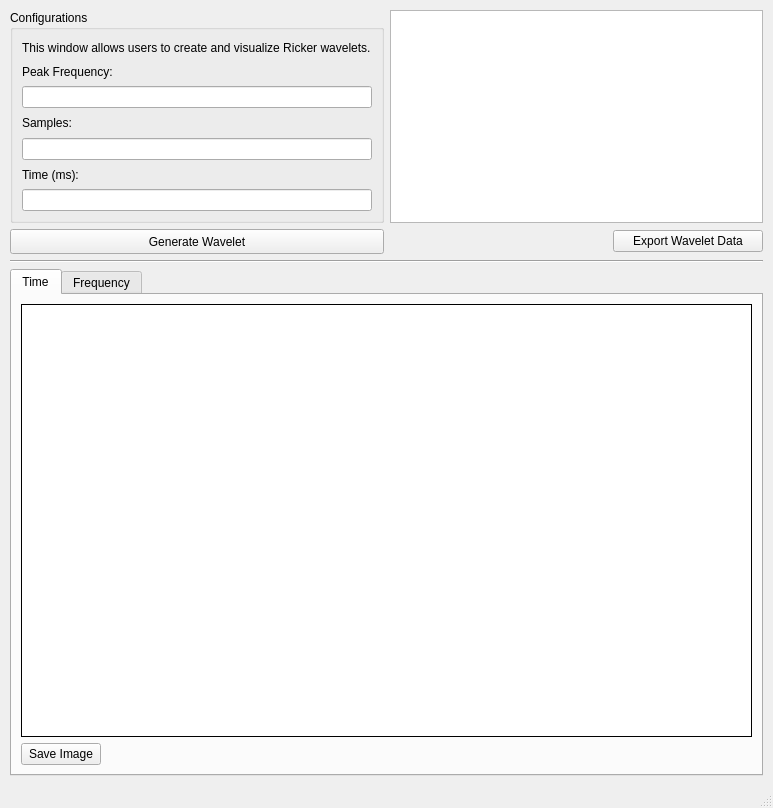
<?xml version="1.0" encoding="UTF-8"?>
<ui version="4.0">
 <class>MainWindow</class>
 <widget class="QMainWindow" name="MainWindow">
  <property name="geometry">
   <rect>
    <x>0</x>
    <y>0</y>
    <width>773</width>
    <height>808</height>
   </rect>
  </property>
  <property name="windowTitle">
   <string>MainWindow</string>
  </property>
  <widget class="QWidget" name="centralwidget">
   <layout class="QGridLayout" name="gridLayout">
    <property name="leftMargin">
     <number>10</number>
    </property>
    <property name="topMargin">
     <number>10</number>
    </property>
    <property name="rightMargin">
     <number>10</number>
    </property>
    <property name="bottomMargin">
     <number>10</number>
    </property>
    <item row="2" column="0">
     <layout class="QGridLayout" name="gridLayout_2">
      <property name="topMargin">
       <number>0</number>
      </property>
      <item row="0" column="0">
       <widget class="QTabWidget" name="tabWidget">
        <property name="currentIndex">
         <number>0</number>
        </property>
        <widget class="QWidget" name="tab">
         <attribute name="title">
          <string>Time</string>
         </attribute>
         <layout class="QGridLayout" name="gridLayout_4">
          <item row="0" column="0">
           <widget class="QWidget" name="srgTimePlot" native="true">
            <property name="styleSheet">
             <string notr="true">QWidget {border: 1px solid #000; background: white}</string>
            </property>
           </widget>
          </item>
          <item row="1" column="0" alignment="Qt::AlignLeft">
           <widget class="QPushButton" name="srgSaveImagePushButton">
            <property name="text">
             <string>Save Image</string>
            </property>
           </widget>
          </item>
         </layout>
        </widget>
        <widget class="QWidget" name="tab_2">
         <attribute name="title">
          <string>Frequency</string>
         </attribute>
         <layout class="QGridLayout" name="gridLayout_5">
          <item row="0" column="0">
           <widget class="QWidget" name="srgFrequencyPlot" native="true">
            <property name="styleSheet">
             <string notr="true">QWidget {border: 1px solid #000; background: white}</string>
            </property>
           </widget>
          </item>
         </layout>
        </widget>
       </widget>
      </item>
     </layout>
    </item>
    <item row="0" column="0">
     <layout class="QGridLayout" name="gridLayout_3">
      <property name="topMargin">
       <number>0</number>
      </property>
      <item row="4" column="0">
       <widget class="QPushButton" name="srgGenerateWaveletPushButton">
        <property name="minimumSize">
         <size>
          <width>270</width>
          <height>25</height>
         </size>
        </property>
        <property name="text">
         <string>Generate Wavelet</string>
        </property>
       </widget>
      </item>
      <item row="0" column="1" rowspan="3">
       <widget class="QTableWidget" name="srgTableDataViewer"/>
      </item>
      <item row="4" column="1" alignment="Qt::AlignRight">
       <widget class="QPushButton" name="srgExportWaveletPushButton">
        <property name="minimumSize">
         <size>
          <width>150</width>
          <height>0</height>
         </size>
        </property>
        <property name="text">
         <string>Export Wavelet Data</string>
        </property>
        <property name="default">
         <bool>false</bool>
        </property>
        <property name="flat">
         <bool>false</bool>
        </property>
       </widget>
      </item>
      <item row="0" column="0" rowspan="3">
       <widget class="QGroupBox" name="groupBox">
        <property name="sizePolicy">
         <sizepolicy hsizetype="Expanding" vsizetype="Preferred">
          <horstretch>0</horstretch>
          <verstretch>0</verstretch>
         </sizepolicy>
        </property>
        <property name="title">
         <string>Configurations</string>
        </property>
        <layout class="QGridLayout" name="gridLayout_6">
         <item row="0" column="0">
          <widget class="QLabel" name="label_4">
           <property name="text">
            <string>This window allows users to create and visualize Ricker wavelets. </string>
           </property>
           <property name="wordWrap">
            <bool>true</bool>
           </property>
          </widget>
         </item>
         <item row="1" column="0">
          <widget class="QLabel" name="label">
           <property name="text">
            <string>Peak Frequency:</string>
           </property>
          </widget>
         </item>
         <item row="2" column="0">
          <widget class="QLineEdit" name="srgPeakFrequencyInput"/>
         </item>
         <item row="3" column="0">
          <widget class="QLabel" name="label_2">
           <property name="text">
            <string>Samples:</string>
           </property>
          </widget>
         </item>
         <item row="4" column="0">
          <widget class="QLineEdit" name="srgSamplesInput"/>
         </item>
         <item row="5" column="0">
          <widget class="QLabel" name="label_3">
           <property name="text">
            <string>Time (ms):</string>
           </property>
           <property name="alignment">
            <set>Qt::AlignLeading|Qt::AlignLeft|Qt::AlignVCenter</set>
           </property>
          </widget>
         </item>
         <item row="6" column="0">
          <widget class="QLineEdit" name="srgTimeInput"/>
         </item>
        </layout>
       </widget>
      </item>
     </layout>
    </item>
    <item row="1" column="0">
     <widget class="Line" name="line">
      <property name="orientation">
       <enum>Qt::Horizontal</enum>
      </property>
     </widget>
    </item>
   </layout>
  </widget>
  <widget class="QMenuBar" name="menubar">
   <property name="geometry">
    <rect>
     <x>0</x>
     <y>0</y>
     <width>773</width>
     <height>21</height>
    </rect>
   </property>
  </widget>
  <widget class="QStatusBar" name="statusbar"/>
 </widget>
 <resources/>
 <connections/>
</ui>
